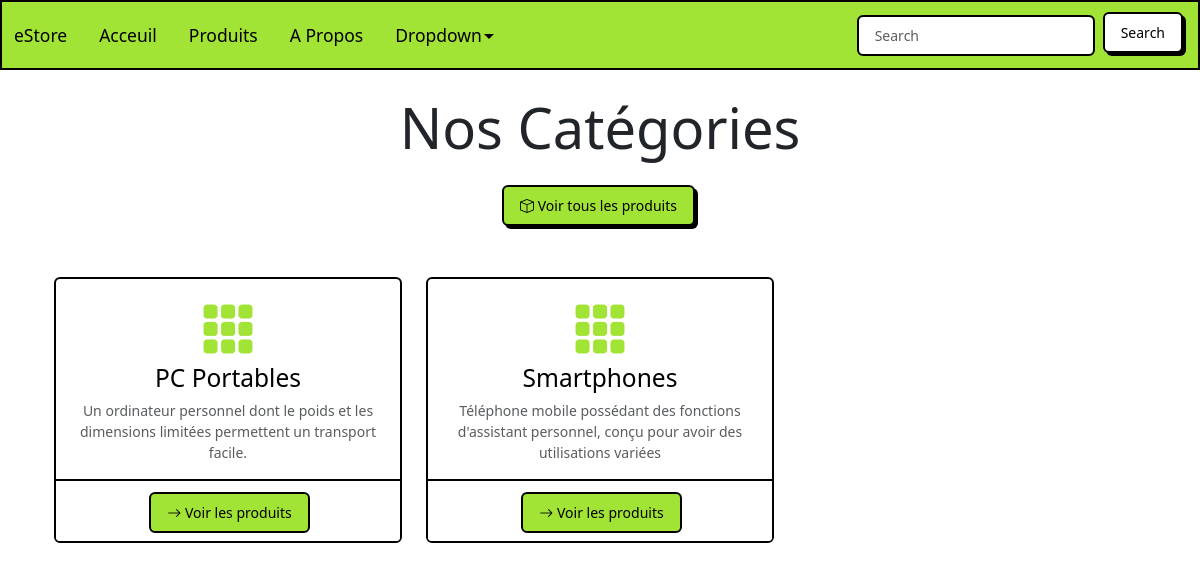
Page /products/categories/ on the committed database.
### products/models.py (models this page shows, shortened)
class Category(models.Model):
    name=models.CharField(max_length=256,blank=False,null=False)
    description=models.TextField()
    created_at=models.DateTimeField(auto_now_add=True)

### products/views.py (the view)
# urls.py: path('categories/', views.category_list, name='category_list'),
def category_list(request):
    categories = Category.objects.all()
    return render(request, 'category_list.html', {"categories": categories})

### products/templates/category_list.html (shortened to what this page needs)
{% extends "base.html" %}
{% block content %}
<div class="container">
    <div class="row mb-4">
        <div class="col-12">
            <h1 class="display-4 text-center mb-4">Nos Catégories</h1>
            <div class="text-center mb-4">
                <a href="{% url 'product_list' %}" class="btn btn-primary">
                    <i class="bi bi-box"></i> Voir tous les produits
                </a>
            </div>
        </div>
    </div>
    <div class="row row-cols-1 row-cols-md-3 g-4">
        {% for category in categories %}
        <div class="col">
            <div class="card h-100">
                <div class="card-body text-center">
                    <i class="bi bi-grid-3x3-gap-fill display-4 text-primary mb-3"></i>
                    <h3 class="card-title">
                        <a href="{% url 'category_detail' category.id %}" class="text-decoration-none text-dark">
                            {{ category.name }}
                        </a>
                    </h3>
                    <p class="card-text text-muted">{{ category.description|truncatechars:150 }}</p>
                </div>
                <div class="card-footer bg-white text-center">
                    <a href="{% url 'category_detail' category.id %}" class="btn btn-outline-primary">
                        <i class="bi bi-arrow-right"></i> Voir les produits
                    </a>
                </div>
            </div>
        </div>
        {% empty %}
        <div class="col-12">
            <div class="alert alert-info text-center">
                <i class="bi bi-info-circle"></i> Aucune catégorie disponible pour le moment.
            </div>
        </div>
        {% endfor %}
    </div>
</div>
{% endblock %}

### rows in the picture
Category: name "PC Portables", description "Un ordinateur personnel dont le poids et les dimensions limitées permettent un transport facile."
Category: name "Smartphones", description "Téléphone mobile possédant des fonctions d'assistant personnel, conçu pour avoir des utilisations variées"
